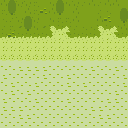

The image is a tile-based game level rendered from a .tmx file. Its description and source (layers, tilesets, objects; grid data summarised) follow:
An orthogonal 16x16 tile map with 8x8 px tiles, 3 tile layers (base, underplayer, overplayer) and 3 objects (PLAYER, GIER, SPAWN).

<map version="1.2" tiledversion="1.2.2" orientation="orthogonal" renderorder="right-down" width="16" height="16" tilewidth="8" tileheight="8" infinite="0" nextlayerid="8" nextobjectid="15">
 <tileset firstgid="1" source="tileset.tsx" />
 <layer id="5" name="base" width="16" height="16">
  <data>[256 cells, 256 non-empty, 17 distinct tile ids]</data>
 </layer>
 <layer id="6" name="underplayer" width="16" height="16">
  <data>[256 cells, 7 non-empty, 2 distinct tile ids]</data>
 </layer>
 <objectgroup id="3" name="objects">
  <object id="5" name="PLAYER" type="PLAYER" x="75.75" y="29.5">
   <point />
  </object>
  <object id="8" name="GIER" type="GIER" x="100.5" y="22.25">
   <properties>
    <property name="collision" type="bool" value="true" />
   </properties>
   <point />
  </object>
  <object id="9" name="SPAWN" type="SPAWN" x="16.1818" y="64.0682" width="95.3864" height="21.875">
   <properties>
    <property name="capacity" type="int" value="5" />
   </properties>
  </object>
 </objectgroup>
 <layer id="7" name="overplayer" width="16" height="16">
  <data>[256 cells, 4 non-empty, 1 distinct tile ids]</data>
 </layer>
</map>
